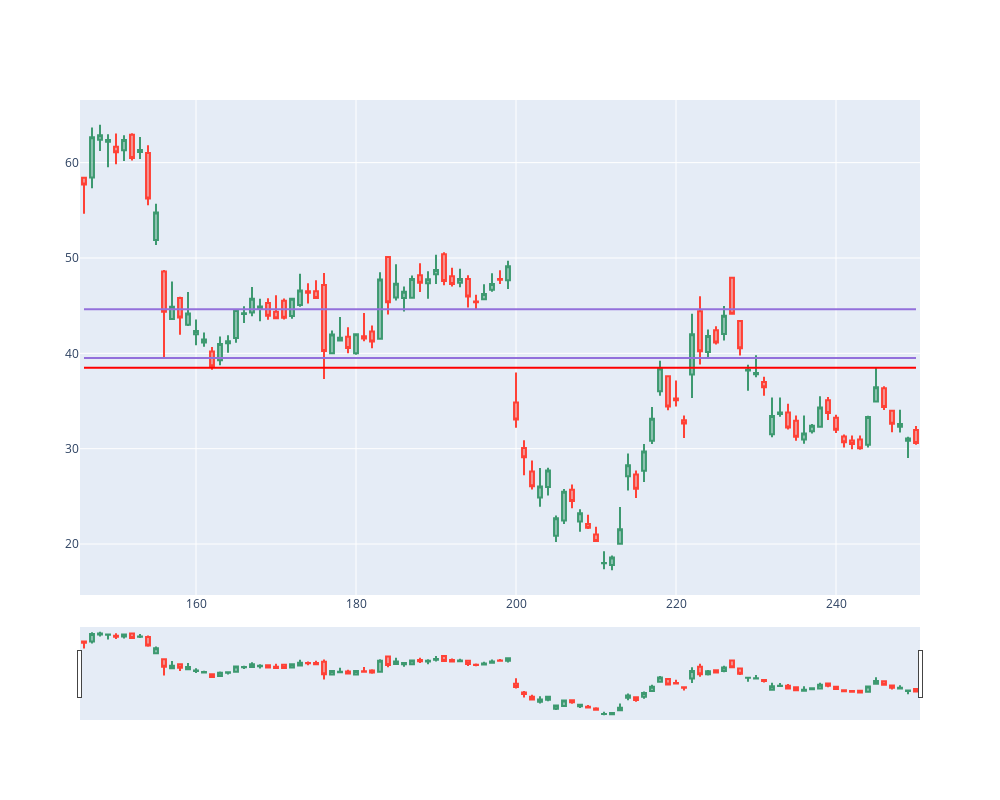

Write notebook code for a chart like this one.
### Code cell
last_data_point = len(df) - 1

check_candle_signal_plot(last_data_point, 4,4,100,df,0.002)
